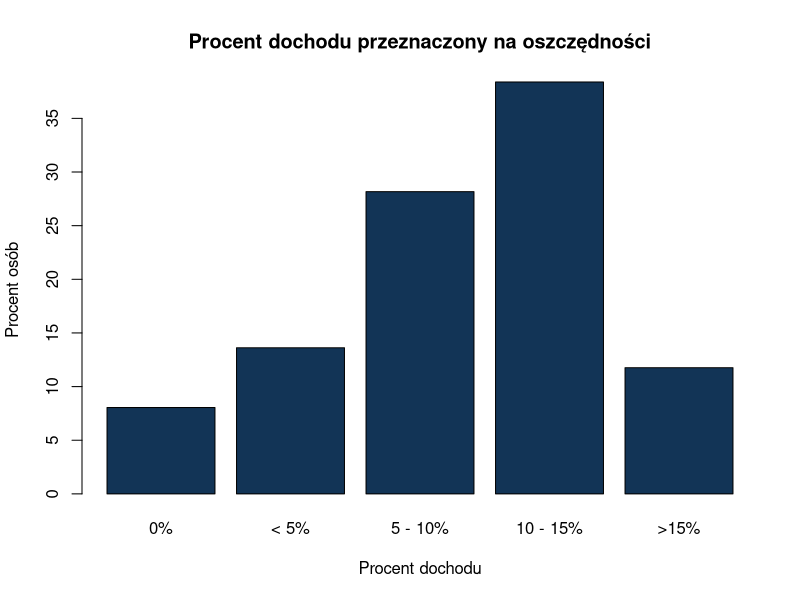
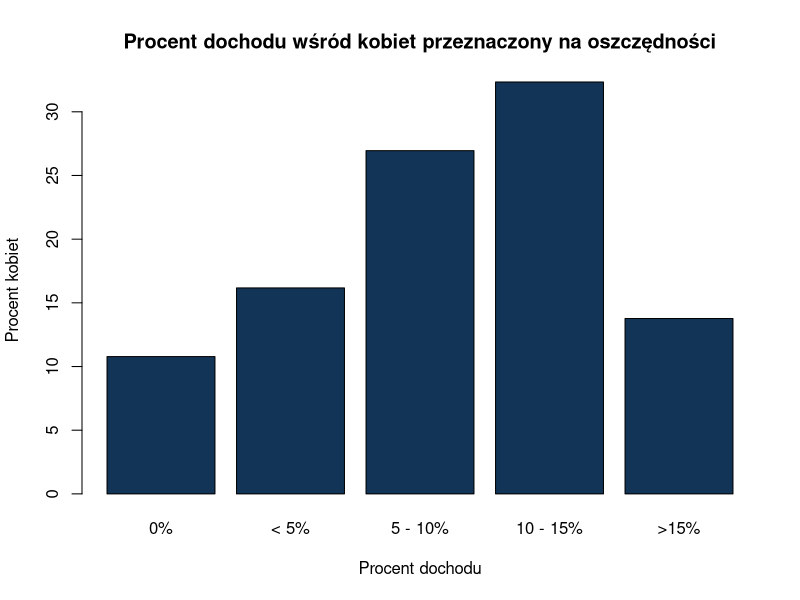
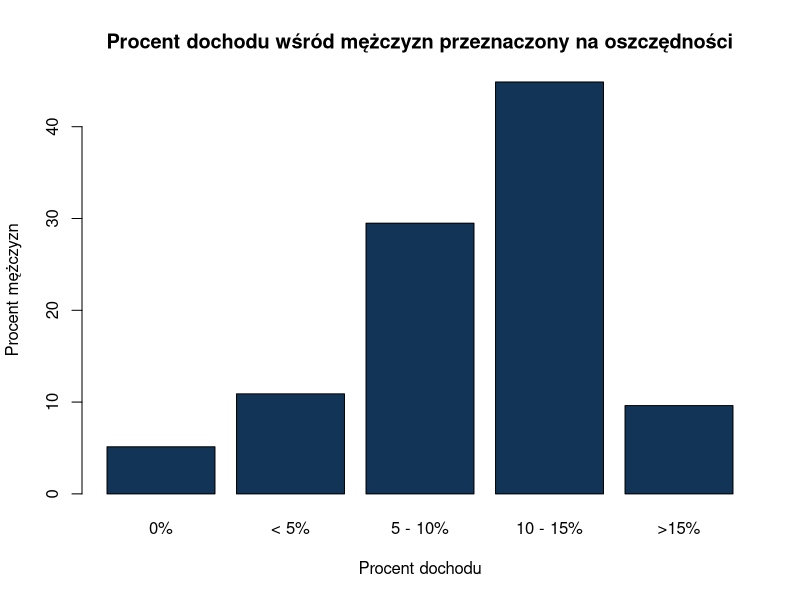
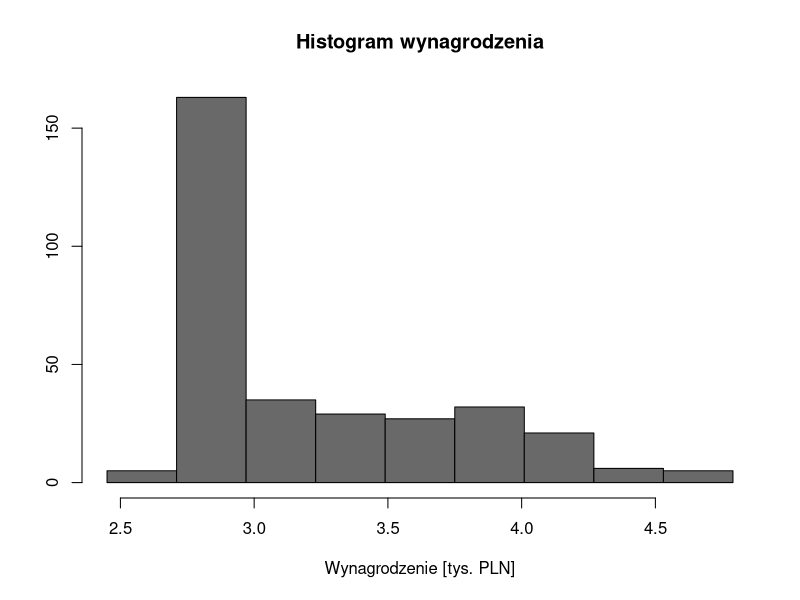
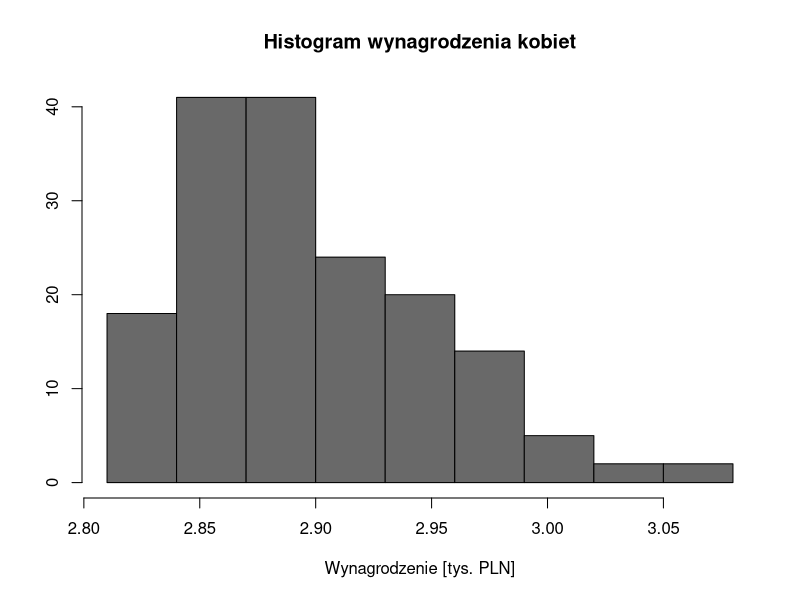
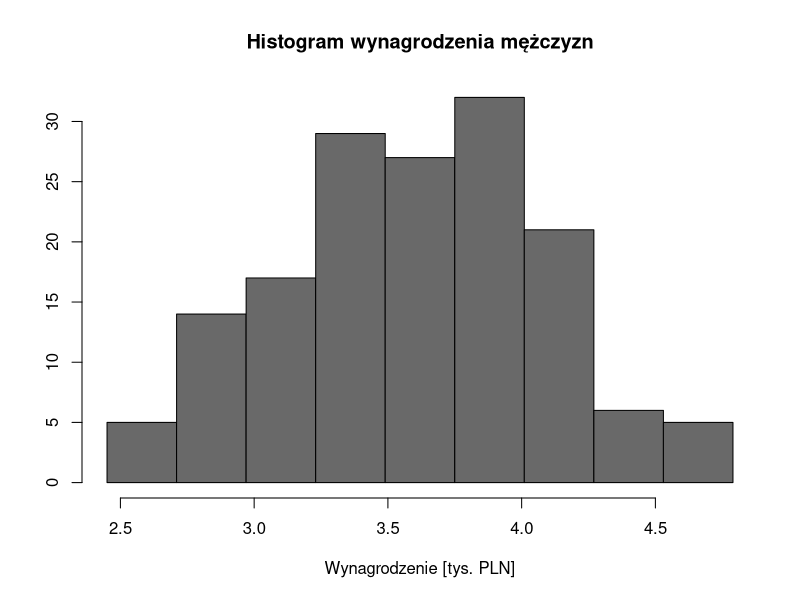

Recreate these plots in R, in order.
data <- read.csv(file.path("data.csv"), sep=";",header = TRUE)

# TODO: can I export this as a function?
# 1
x = data$oszczednosci
y = round(table(x)/length(x)*100, digits=2)[c(1,4,3,2,5)]
barplot(y, col = "#123456" , main = "Procent dochodu przeznaczony na oszczędności" , xlab = "Procent dochodu" , ylab = "Procent osób" , names.arg = c("0%","< 5%","5 - 10%","10 - 15%",">15%"))
dev.print(png, '1.png', height=500, width=500)

# 2
x = data$oszczednosci[data$plec == "K"]
y = round(table(x)/length(x)*100, digits=2)[c(1,4,3,2,5)]
barplot(y, col = "#123456" , main = "Procent dochodu wśród kobiet przeznaczony na oszczędności" , xlab = "Procent dochodu" , ylab = "Procent kobiet" , names.arg = c("0%","< 5%","5 - 10%","10 - 15%",">15%"))
dev.print(png, '2K.png', height=500, width=500)

x = data$oszczednosci[data$plec == "M"]
y = round(table(x)/length(x)*100, digits=2)[c(1,4,3,2,5)]
barplot(y, col = "#123456" , main = "Procent dochodu wśród mężczyzn przeznaczony na oszczędności" , xlab = "Procent dochodu" , ylab = "Procent mężczyzn" , names.arg = c("0%","< 5%","5 - 10%","10 - 15%",">15%"))
dev.print(png, '2M.png', height=500, width=500)

# 3
x = data$wynagrodzenie
hist(x, freq = TRUE, breaks = seq(from = min(x), to = max(x), by = (max(x)-min(x))/9) , right = FALSE , include.lowest = TRUE , main = "Histogram wynagrodzenia" , xlab = "Wynagrodzenie [tys. PLN]" , ylab = "" , col = "#696969")
dev.print(png, '3.png', height=500, width=500)

# 4
x = data$wynagrodzenie[data$plec == "K"]
h = hist(x, freq = TRUE, breaks = seq(from = min(x), to = max(x), by = (max(x)-min(x))/9) , right = FALSE , include.lowest = TRUE , main = "Histogram wynagrodzenia kobiet" , xlab = "Wynagrodzenie [tys. PLN]" , ylab = "" , col = "#696969")
dev.print(png, '4K.png', height=500, width=500)


x = data$wynagrodzenie[data$plec == "M"]
h = hist(x, freq = TRUE, breaks = seq(from = min(x), to = max(x), by = (max(x)-min(x))/9) , right = FALSE , include.lowest = TRUE , main = "Histogram wynagrodzenia mężczyzn" , xlab = "Wynagrodzenie [tys. PLN]" , ylab = "" , col = "#696969")
dev.print(png, '4M.png', height=500, width=500)

# 5
# TODO: how can I rearange the output?
table(data$zamieszkanie,data$wiedza)

# 6
x = split(x = data$wynagrodzenie, f = list(data$zamieszkanie, data$wyksztalcenie))
lapply(x, FUN = mean)
